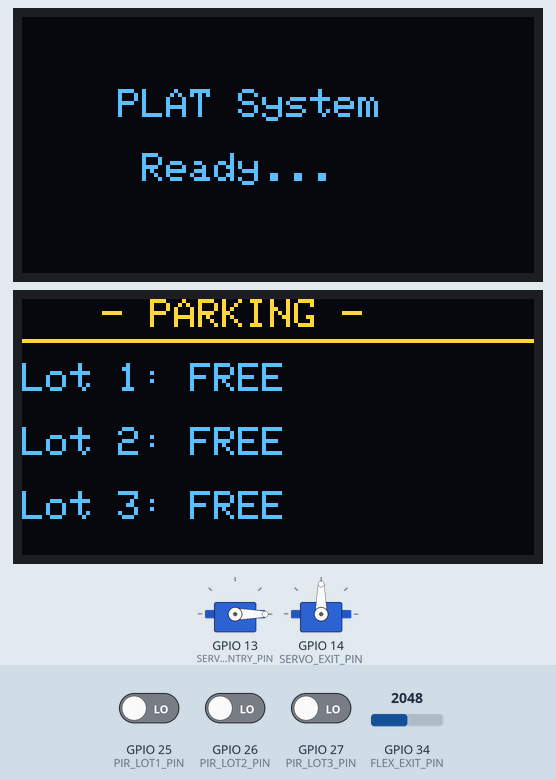
Recording of a sketch running on a simulated ESP32. Shown: 2 × servo, 2 × 128×64 one-colour display. The test bench sets the inputs (shaded band); at power-on: GPIO 25 (PIR_LOT1_PIN) LOW, GPIO 34 (FLEX_EXIT_PIN) = 2048, GPIO 26 (PIR_LOT2_PIN) LOW, GPIO 27 (PIR_LOT3_PIN) LOW. The OLED is the two-colour kind (top 16 rows yellow); WiFi joins after 1.5 s; servers stay silent unless stated; what the sketch prints to the serial monitor is not drawn.

Above: at 2.8 s.
2.9 s: GPIO 25 (PIR_LOT1_PIN) driven HIGH
At 3.2 s:
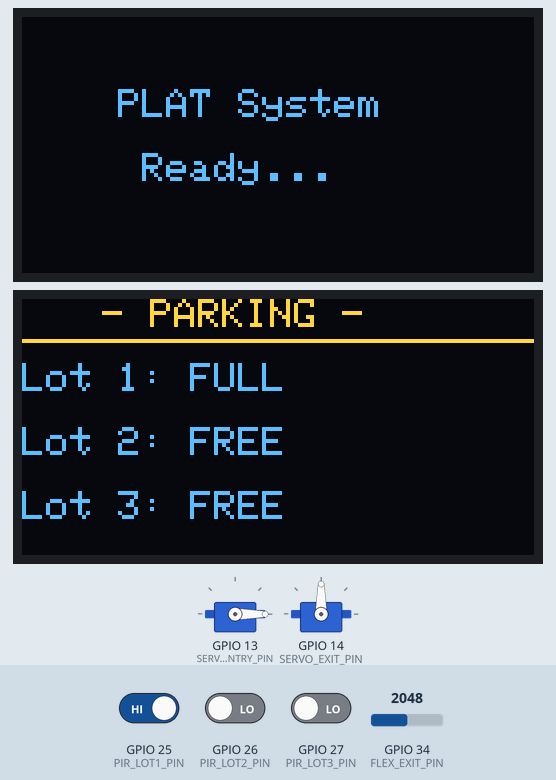
4.4 s: GPIO 34 (FLEX_EXIT_PIN) set to 1542
5.9 s: GPIO 34 (FLEX_EXIT_PIN) set to 1453
At 7.0 s:
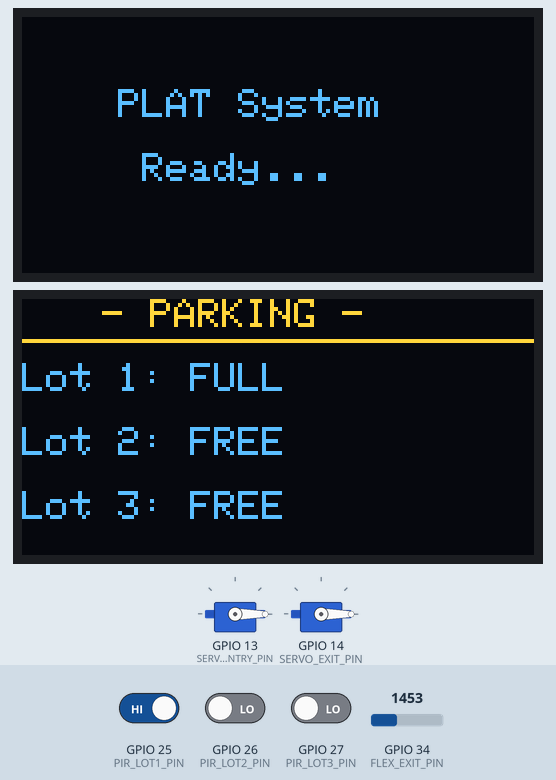
7.4 s: GPIO 26 (PIR_LOT2_PIN) driven HIGH
At 7.9 s:
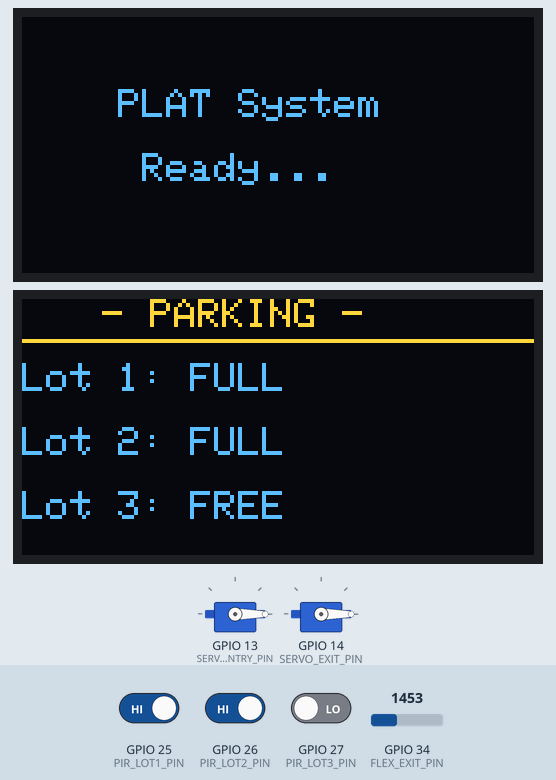
8.9 s: GPIO 27 (PIR_LOT3_PIN) driven HIGH
At 10.1 s:
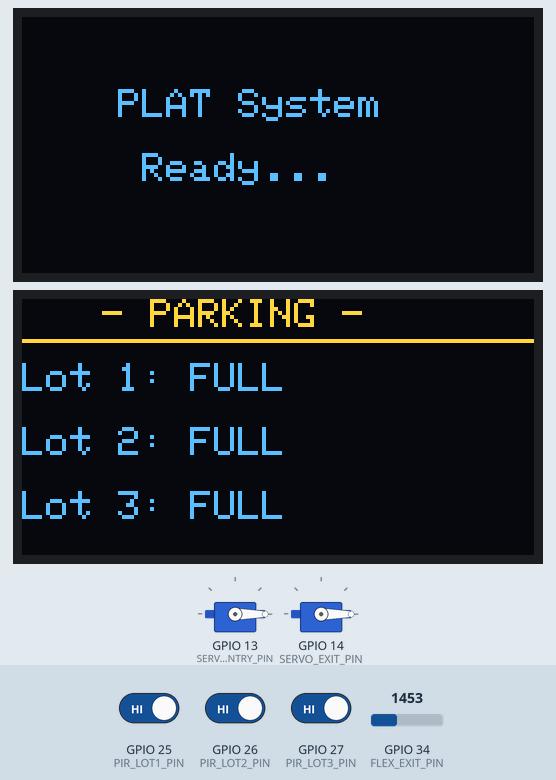
10.4 s: GPIO 25 (PIR_LOT1_PIN) driven LOW
At 11.3 s:
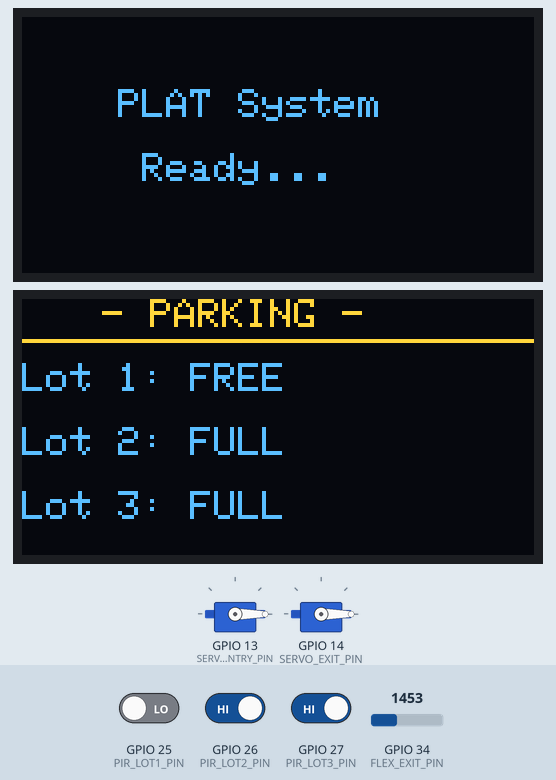
Timing chart, 0 to 12.9 s (numbered marks = the images above; inputs shaded):
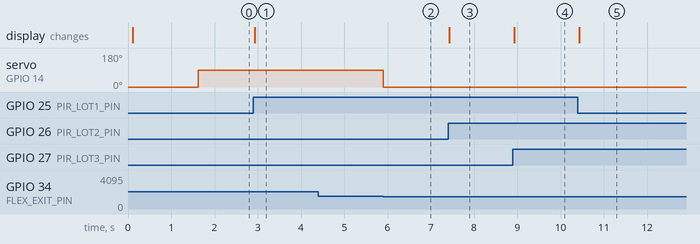

The sketch:

plat_display.ino
```cpp
/**
 * plat_display.ino — ESP32 Dev Board (Control Node)
 *
 * Responsibilities:
 *   - Receives plate + status from XIAO via HTTP POST /entry
 *   - Displays plate number and status on OLED 1
 *   - Opens entry barrier (Servo 1) if verified
 *   - Receives close signal via HTTP POST /close-entry
 *   - Closes entry barrier (Servo 1)
 *   - Monitors 3 PIR sensors for parking lot availability
 *   - Displays parking availability on OLED 2
 *   - Reads exit flex sensor — opens/closes exit barrier (Servo 2)
 *
 * Libraries required (install via Arduino Library Manager):
 *   - Adafruit SSD1306
 *   - Adafruit GFX Library
 *   - ESP32Servo
 */

#include <WiFi.h>
#include <WebServer.h>
#include <Wire.h>
#include <Adafruit_GFX.h>
#include <Adafruit_SSD1306.h>
#include <ESP32Servo.h>

// ── Configuration — update these before uploading ─────────────
const char* WIFI_SSID     = "YOUR_WIFI_NAME";
const char* WIFI_PASSWORD = "YOUR_WIFI_PASSWORD";
// ──────────────────────────────────────────────────────────────

// ── Pin Definitions ───────────────────────────────────────────
#define SERVO_ENTRY_PIN   13
#define SERVO_EXIT_PIN    14
#define PIR_LOT1_PIN      25
#define PIR_LOT2_PIN      26
#define PIR_LOT3_PIN      27
#define FLEX_EXIT_PIN     34   // Input-only pin — analog read

// ── OLED Settings ─────────────────────────────────────────────
#define OLED_WIDTH   128
#define OLED_HEIGHT   64
#define OLED1_ADDR   0x3C   // Plate status display
#define OLED2_ADDR   0x3D   // Parking availability display

// Threshold for exit flex sensor analog read (0–4095)
// Adjust based on your flex sensor and circuit values
#define FLEX_EXIT_THRESHOLD  1500

// ──────────────────────────────────────────────────────────────

Adafruit_SSD1306 oled1(OLED_WIDTH, OLED_HEIGHT, &Wire, -1);
Adafruit_SSD1306 oled2(OLED_WIDTH, OLED_HEIGHT, &Wire, -1);

Servo servoEntry;
Servo servoExit;
WebServer server(80);

bool exitFlexPressed = false;

// Track last PIR state to avoid unnecessary OLED redraws
bool lastLot[3] = {false, false, false};

// ──────────────────────────────────────────────────────────────

void setup() {
  Serial.begin(115200);
  Serial.println("\n[DISPLAY] ESP32 Dev Board starting...");

  // Servos — start closed
  servoEntry.attach(SERVO_ENTRY_PIN);
  servoExit.attach(SERVO_EXIT_PIN);
  servoEntry.write(0);
  servoExit.write(0);

  // PIR sensors
  pinMode(PIR_LOT1_PIN, INPUT);
  pinMode(PIR_LOT2_PIN, INPUT);
  pinMode(PIR_LOT3_PIN, INPUT);

  // OLEDs
  Wire.begin();
  if (!oled1.begin(SSD1306_SWITCHCAPVCC, OLED1_ADDR)) {
    Serial.println("[DISPLAY] OLED 1 not found — check wiring, confirm address 0x3C");
  }
  if (!oled2.begin(SSD1306_SWITCHCAPVCC, OLED2_ADDR)) {
    Serial.println("[DISPLAY] OLED 2 not found — check A0 jumper soldered for address 0x3D");
  }

  showStandby();
  updateParkingOLED(true);

  // Wi-Fi
  WiFi.begin(WIFI_SSID, WIFI_PASSWORD);
  Serial.print("[DISPLAY] Connecting to WiFi");
  while (WiFi.status() != WL_CONNECTED) {
    delay(500);
    Serial.print(".");
  }
  Serial.println("\n[DISPLAY] Connected: " + WiFi.localIP().toString());
  Serial.println("[DISPLAY] >>> Copy this IP into plat_camera.ino as DEVBOARD_IP <<<");

  // Web server routes
  server.on("/entry",       HTTP_POST, handleEntry);
  server.on("/close-entry", HTTP_POST, handleCloseEntry);
  server.begin();
  Serial.println("[DISPLAY] Web server ready on port 80");
}

void loop() {
  server.handleClient();
  handleExitBarrier();
  updateParkingOLED(false);
}

// ── Entry: receive plate + verified from XIAO ─────────────────
void handleEntry() {
  String plate  = server.arg("plate");
  bool verified = server.arg("verified") == "1";

  Serial.printf("[DISPLAY] Entry — plate: %s | verified: %s\n",
                plate.c_str(), verified ? "YES" : "NO");

  showPlateResult(plate, verified);

  if (verified) {
    servoEntry.write(90);
    Serial.println("[DISPLAY] Entry barrier OPEN (90deg)");
  }

  server.send(200, "text/plain", "OK");
}

// ── Close entry barrier ───────────────────────────────────────
void handleCloseEntry() {
  servoEntry.write(0);
  Serial.println("[DISPLAY] Entry barrier CLOSED (0deg)");
  showStandby();
  server.send(200, "text/plain", "OK");
}

// ── Exit barrier — flex sensor controls open/close ────────────
void handleExitBarrier() {
  int flexVal = analogRead(FLEX_EXIT_PIN);
  bool pressed = flexVal > FLEX_EXIT_THRESHOLD;

  if (pressed && !exitFlexPressed) {
    servoExit.write(90);
    exitFlexPressed = true;
    Serial.printf("[DISPLAY] Exit barrier OPEN (90deg) — flex val: %d\n", flexVal);
  }

  if (!pressed && exitFlexPressed) {
    servoExit.write(0);
    exitFlexPressed = false;
    Serial.printf("[DISPLAY] Exit barrier CLOSED (0deg) — flex val: %d\n", flexVal);
  }
}

// ── OLED 1 — Plate Status ─────────────────────────────────────
void showStandby() {
  oled1.clearDisplay();
  oled1.setTextColor(SSD1306_WHITE);
  oled1.setTextSize(1);
  oled1.setCursor(24, 18);
  oled1.println("PLAT System");
  oled1.setCursor(30, 34);
  oled1.println("Ready...");
  oled1.display();
}

void showPlateResult(String plate, bool verified) {
  oled1.clearDisplay();
  oled1.setTextColor(SSD1306_WHITE);

  // Plate number — large text, centred
  oled1.setTextSize(2);
  String display = plate.isEmpty() ? "------" : plate;
  int16_t x = max(0, (OLED_WIDTH - (int16_t)(display.length() * 12)) / 2);
  oled1.setCursor(x, 6);
  oled1.print(display);

  // Divider line
  oled1.drawFastHLine(0, 30, OLED_WIDTH, SSD1306_WHITE);

  // Status
  oled1.setTextSize(1);
  if (verified) {
    oled1.setCursor(26, 40);
    oled1.println(">> VERIFIED <<");
  } else {
    oled1.setCursor(12, 40);
    oled1.println(">> NOT VERIFIED <<");
  }
  oled1.display();
}

// ── OLED 2 — Parking Availability ────────────────────────────
void updateParkingOLED(bool force) {
  // PIR HIGH = car detected = lot FULL
  bool lot[3] = {
    digitalRead(PIR_LOT1_PIN) == HIGH,
    digitalRead(PIR_LOT2_PIN) == HIGH,
    digitalRead(PIR_LOT3_PIN) == HIGH
  };

  // Only redraw when state changes (or forced on startup)
  if (!force && lot[0] == lastLot[0] && lot[1] == lastLot[1] && lot[2] == lastLot[2]) return;

  lastLot[0] = lot[0];
  lastLot[1] = lot[1];
  lastLot[2] = lot[2];

  oled2.clearDisplay();
  oled2.setTextColor(SSD1306_WHITE);

  oled2.setTextSize(1);
  oled2.setCursor(20, 0);
  oled2.println("- PARKING -");
  oled2.drawFastHLine(0, 10, OLED_WIDTH, SSD1306_WHITE);

  const char* labels[3] = {"Lot 1", "Lot 2", "Lot 3"};
  for (int i = 0; i < 3; i++) {
    oled2.setCursor(0, 16 + i * 16);
    oled2.print(labels[i]);
    oled2.print(": ");
    oled2.println(lot[i] ? "FULL" : "FREE");
  }

  oled2.display();
}
```

Measured:
- the behaviour switches between 1501 and 1500 on GPIO 34 (FLEX_EXIT_PIN) (found by bisection; images 1 and 2)
- after the input at 2.9 s, the display: changes at once (image 1)
- after the input at 4.4 s, every drawn part: stays the same
- after the input at 5.9 s, servo on GPIO 14 (SERVO_EXIT_PIN): 90° → 0° at once
- after the input at 7.4 s, the display: changes at once (image 3)
- after the input at 8.9 s, the display: changes at once (image 4)
- after the input at 10.4 s, the display: changes at once (image 5)
